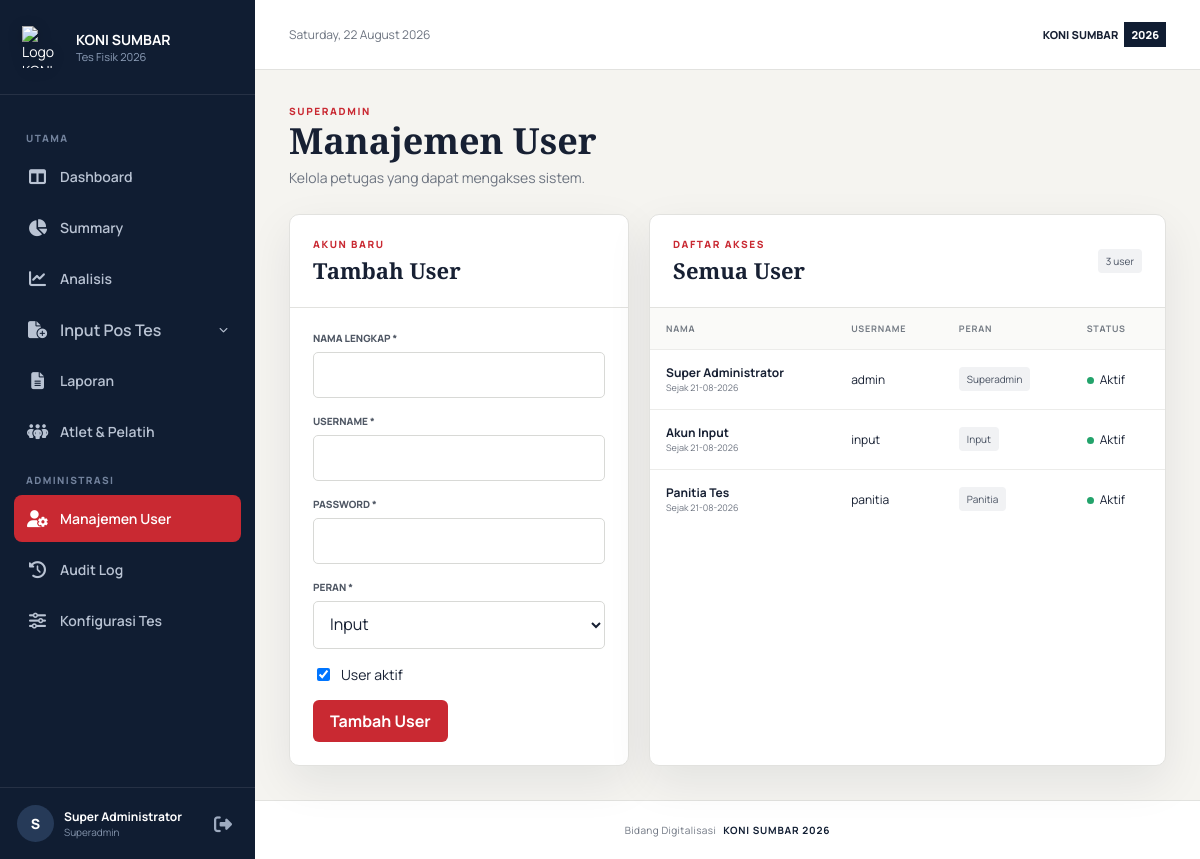
/users.php (signed in), run on the app's committed database.
### tables this page shows
CREATE TABLE users (
    id BIGINT UNSIGNED AUTO_INCREMENT PRIMARY KEY,
    name VARCHAR(100) NOT NULL,
    username VARCHAR(50) NOT NULL UNIQUE,
    password VARCHAR(255) NOT NULL,
    role ENUM('superadmin', 'input', 'panitia') NOT NULL DEFAULT 'input',
    is_active TINYINT(1) NOT NULL DEFAULT 1,
    created_at TIMESTAMP NOT NULL DEFAULT CURRENT_TIMESTAMP,
    updated_at TIMESTAMP NOT NULL DEFAULT CURRENT_TIMESTAMP ON UPDATE CURRENT_TIMESTAMP
);

### app/helpers.php (called while the page is built, shortened)
<?php
function env(string $key, mixed $default = null): mixed
{
    $value = getenv($key);
    return $value === false ? $default : $value;
}
function config(string $key, mixed $default = null): mixed
{
    static $configs = [];
    [$file, $item] = array_pad(explode('.', $key, 2), 2, null);
    if (!isset($configs[$file])) {
        $path = BASE_PATH . "/config/{$file}.php";
        $configs[$file] = is_file($path) ? require $path : [];
    }
    return $item === null ? $configs[$file] : ($configs[$file][$item] ?? $default);
}
function base_url(string $path = ''): string
{
    return config('app.url') . ($path !== '' ? '/' . ltrim($path, '/') : '');
}
function e(mixed $value): string
{
    return htmlspecialchars((string) $value, ENT_QUOTES, 'UTF-8');
}
function view(string $template, array $data = []): void
{
    extract($data, EXTR_SKIP);
    require BASE_PATH . '/views/layout/header.php';
    require BASE_PATH . "/views/{$template}.php";
    require BASE_PATH . '/views/layout/footer.php';
}
function format_date(?string $date, string $format = 'd-m-Y'): string
{
    return $date ? date($format, strtotime($date)) : '-';
}

### users.php (called while the page is built, shortened)
<?php
$pdo = Database::connection();
$editing = null;
$users = $pdo->query('SELECT id, name, username, role, is_active, created_at FROM users ORDER BY created_at DESC')->fetchAll();
view('users', ['pageTitle' => 'Manajemen User', 'users' => $users, 'editing' => $editing]);

### config/database.php (called while the page is built, shortened)
<?php
return [
    'host' => env('DB_HOST', '127.0.0.1'),
    'port' => env('DB_PORT', '3306'),
    'database' => env('DB_DATABASE', 'tes_fisik_koni'),
    'username' => env('DB_USERNAME', 'root'),
    'password' => env('DB_PASSWORD', ''),
];

### config/app.php (called while the page is built, shortened)
<?php
return [
    'name' => env('APP_NAME', 'Tes Fisik KONI Sumbar'),
    'url' => rtrim((string) env('APP_URL', 'http://localhost/tesfisik'), '/'),
    'env' => env('APP_ENV', 'production'),
    'debug' => filter_var(env('APP_DEBUG', false), FILTER_VALIDATE_BOOL),
    'timezone' => env('APP_TIMEZONE', 'Asia/Jakarta'),
    'google_sheet_id' => env('GOOGLE_SHEET_ID', ''),
    'google_sheet_gid' => env('GOOGLE_SHEET_GID', ''),
    'google_sheet_name' => env('GOOGLE_SHEET_NAME', 'Atlit dan Pelatih'),
];

### app/Auth.php (called while the page is built, shortened)
<?php
final class Auth
{
    public static function user(): ?array
    {
        return $_SESSION['user'] ?? null;
    }
}

### views/users.php (the view, shortened to what this page needs)
<div class="page-heading">
    <div><p class="eyebrow">SUPERADMIN</p><h1>Manajemen User</h1><p>Kelola petugas yang dapat mengakses sistem.</p></div>
</div>
<section class="split-layout">
    <article class="panel form-panel">
        <div class="panel-header"><div><p class="eyebrow"><?= $editing ? 'UBAH AKUN' : 'AKUN BARU' ?></p><h2><?= $editing ? 'Edit User' : 'Tambah User' ?></h2></div></div>
        <form method="post" class="form-stack">
            <label class="field"><span>Nama Lengkap *</span><input name="name" value="<?= e($editing['name'] ?? '') ?>" required></label>
            <label class="field"><span>Username *</span><input name="username" value="<?= e($editing['username'] ?? '') ?>" required></label>
            <label class="field"><span>Password <?= $editing ? '(kosongkan jika tidak diubah)' : '*' ?></span><input type="password" name="password" <?= $editing ? '' : 'required minlength="8"' ?>></label>
            <label class="field"><span>Peran *</span><select name="role" required><option value="input" <?= ($editing['role'] ?? '') === 'input' ? 'selected' : '' ?>>Input</option></select></label>
            <label class="check-field"><input type="checkbox" name="is_active" value="1" <?= !isset($editing['is_active']) || $editing['is_active'] ? 'checked' : '' ?>><span>User aktif</span></label>
            <div class="button-row"><button class="btn btn-primary" type="submit"><?= $editing ? 'Simpan Perubahan' : 'Tambah User' ?></button></div>
        </form>
    </article>
    <article class="panel panel-grow">
        <div class="panel-header"><div><p class="eyebrow">DAFTAR AKSES</p><h2>Semua User</h2></div><span class="count-badge"><?= e(count($users)) ?> user</span></div>
        <div class="table-wrap">
            <table><thead><tr><th>Nama</th><th>Username</th><th>Peran</th><th>Status</th><th>Aksi</th></tr></thead><tbody>
            <?php foreach ($users as $item): ?><tr>
                <td><strong><?= e($item['name']) ?></strong><small class="cell-subtext">Sejak <?= e(format_date($item['created_at'])) ?></small></td>
                <td><?= e($item['username']) ?></td><td><span class="role-badge"><?= e(ucfirst($item['role'])) ?></span></td>
                <td><span class="status-dot <?= $item['is_active'] ? 'online' : '' ?>"></span><?= $item['is_active'] ? 'Aktif' : 'Nonaktif' ?></td>
                <td></td>
            </tr><?php endforeach; ?>
            </tbody></table>
        </div>
    </article>
</section>

### views/layout/header.php (shortened to what this page needs)
<?php
$currentPage = basename($_SERVER['PHP_SELF'] ?? '');
$user = Auth::user();
$role = $user['role'] ?? '';
?>
<!doctype html>
<html lang="id">
<head>
    <link rel="stylesheet" href="https://cdnjs.cloudflare.com/ajax/libs/font-awesome/6.7.2/css/all.min.css">
    <link rel="stylesheet" href="<?= e(base_url('assets/css/app.css?v=' . filemtime(BASE_PATH . '/assets/css/app.css'))) ?>">
</head>
<body>
<div class="app-shell">
    <aside class="sidebar" id="sidebar">
        <div class="sidebar-brand">
            <img class="brand-logo" src="https://konisumbar.org/assets/img/logo_no_text.svg" alt="Logo KONI Sumatera Barat">
            <div><strong>KONI SUMBAR</strong><small>Tes Fisik 2026</small></div>
        </div>
        <nav class="sidebar-nav">
            <p class="nav-label">UTAMA</p>
            <?php if ($role === 'superadmin'): ?>
                <a class="nav-item <?= $currentPage === 'dashboard.php' ? 'active' : '' ?>" href="<?= e(base_url('dashboard.php')) ?>">
                    <span class="nav-icon"><i class="fa-solid fa-table-columns"></i></span> Dashboard
                </a>
            <?php endif; ?>
            <?php if (in_array($role, ['superadmin', 'panitia'], true)): ?>
                <a class="nav-item <?= $currentPage === 'summary.php' ? 'active' : '' ?>" href="<?= e(base_url('summary.php')) ?>">
                    <span class="nav-icon"><i class="fa-solid fa-chart-pie"></i></span> Summary
                </a>
                <a class="nav-item <?= $currentPage === 'analysis.php' ? 'active' : '' ?>" href="<?= e(base_url('analysis.php')) ?>">
                    <span class="nav-icon"><i class="fa-solid fa-chart-line"></i></span> Analisis
                </a>
            <?php endif; ?>
            <?php if (in_array($role, ['superadmin', 'input'], true)): ?>
                <?php $inputMenuOpen = in_array($currentPage, ['test-create.php', 'test-edit.php', 'test-station.php', 'bleep-test.php'], true); ?>
                <div class="nav-accordion <?= $inputMenuOpen ? 'open' : '' ?>" data-nav-accordion>
                    <button class="nav-item nav-accordion-trigger <?= $inputMenuOpen ? 'active' : '' ?>" type="button" data-nav-accordion-trigger aria-expanded="<?= $inputMenuOpen ? 'true' : 'false' ?>">
                        <span class="nav-icon"><i class="fa-solid fa-file-circle-plus"></i></span>
                        <span>Input Pos Tes</span>
                        <i class="fa-solid fa-chevron-down nav-chevron"></i>
                    </button>
                </div>
            <?php endif; ?>
            <a class="nav-item <?= in_array($currentPage, ['reports.php', 'test-view.php'], true) ? 'active' : '' ?>" href="<?= e(base_url('reports.php')) ?>">
                <span class="nav-icon"><i class="fa-solid fa-file-lines"></i></span> Laporan
            </a>
            <a class="nav-item <?= $currentPage === 'master-data.php' ? 'active' : '' ?>" href="<?= e(base_url('master-data.php')) ?>">
                <span class="nav-icon"><i class="fa-solid fa-people-group"></i></span> Atlet & Pelatih
            </a>
            <?php if ($role === 'superadmin'): ?>
                <p class="nav-label">ADMINISTRASI</p>
                <a class="nav-item <?= $currentPage === 'users.php' ? 'active' : '' ?>" href="<?= e(base_url('users.php')) ?>">
                    <span class="nav-icon"><i class="fa-solid fa-user-gear"></i></span> Manajemen User
                </a>
                <a class="nav-item <?= $currentPage === 'audit-logs.php' ? 'active' : '' ?>" href="<?= e(base_url('audit-logs.php')) ?>">
                    <span class="nav-icon"><i class="fa-solid fa-clock-rotate-left"></i></span> Audit Log
                </a>
                <a class="nav-item <?= $currentPage === 'test-settings.php' ? 'active' : '' ?>" href="<?= e(base_url('test-settings.php')) ?>">
                    <span class="nav-icon"><i class="fa-solid fa-sliders"></i></span> Konfigurasi Tes
                </a>
            <?php endif; ?>
        </nav>
        <div class="sidebar-user">
            <div class="avatar"><?= e(strtoupper(substr($user['name'] ?? 'U', 0, 1))) ?></div>
            <div class="user-copy"><strong><?= e($user['name'] ?? '') ?></strong><small><?= e(ucfirst($user['role'] ?? '')) ?></small></div>
            <form method="post" action="<?= e(base_url('logout.php')) ?>">
                <button class="logout-button" title="Keluar" type="submit" aria-label="Keluar"><i class="fa-solid fa-right-from-bracket"></i></button>
            </form>
        </div>
    </aside>
    <div class="main-wrap">
        <header class="topbar">
            <div><p class="topbar-date"><?= e(date('l, d F Y')) ?></p></div>
            <div class="topbar-badge">KONI SUMBAR <span>2026</span></div>
        </header>
        <main class="content">

### views/layout/footer.php (shortened to what this page needs)
        </main>
        <footer class="app-footer">
            <span>Bidang Digitalisasi</span>
            <strong>KONI SUMBAR 2026</strong>
        </footer>
    </div>
</div>
</body>
</html>

### data on the page
users: name "S", name "Super Administrator", role "Superadmin", created_at "21-08-2026", username "admin", is_active 1 (drawn)
users: name "Akun Input", created_at "21-08-2026", username "input", role "Input", is_active 1 (drawn)
users: name "Panitia Tes", created_at "21-08-2026", username "panitia", role "Panitia", is_active 1 (drawn)

### other printed values
count($users) "3"
